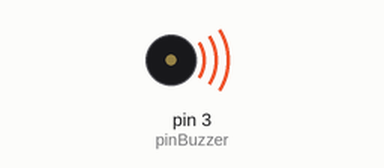
Recording of a sketch running on a simulated Arduino Uno, built with avr-gcc and run on an emulated ATmega328P. Parts: buzzer (waves = sounding).

Above: at 0.2 s.
At 4.2 s:
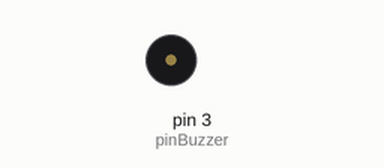
Timing chart, 0 to 5.9 s (numbered marks = the images above):
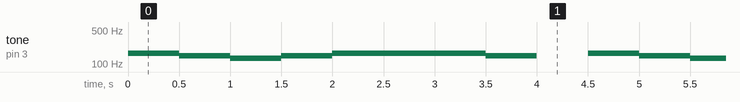

Measured:
- by itself, tone on pin 3 (pinBuzzer): repeats every 4.5 s: 147 Hz 0.50 s, 131 Hz 0.50 s, 147 Hz 0.50 s, 165 Hz 1.5 s, 147 Hz 0.50 s, silent 0.50 s, 165 Hz 0.50 s

The sketch:

buzzer.ino
```cpp
int pinGnd = 5;
int pinBuzzer = 3;

// 3 octave - Do, Re, Mi, Fa, So, La, Ti, 4 octave - Do
//int aPitchData[8] = {131, 147, 165, 175, 196, 220, 247, 262};
int aPitchData[8] = {165, 147, 131, 147, 165, 165, 165, 147};

void setup() {
  pinMode(pinGnd, OUTPUT);
  digitalWrite(pinGnd, LOW);
  pinMode(pinBuzzer, OUTPUT);
}

void loop(){
  for(int i=0; i<8; i++) {
  tone(pinBuzzer,aPitchData[i]);
  delay(500);
  noTone(pinBuzzer);
  }
delay(500);
}
```
